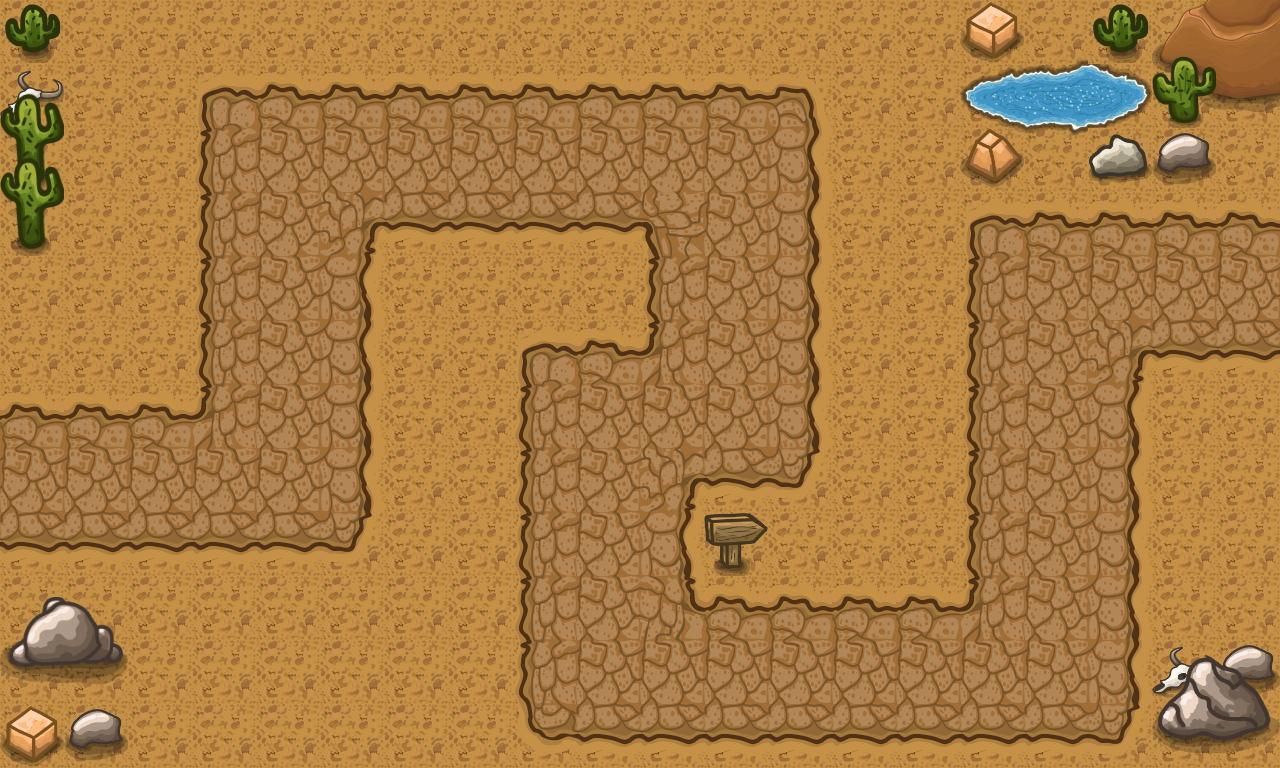

Rendered tile map (Tiled .tmx) drawn with the repository's tilesets; below, a short description and the full map source, tile grids included:
An orthogonal 20x12 tile map with 64x64 px tiles, 5 tile layers (Dirt, Pathing, Details 1, Details 2, ...), 1 hidden layer not drawn and 1 object.

<map version="1.9" tiledversion="1.9.2" orientation="orthogonal" renderorder="right-down" width="20" height="12" tilewidth="64" tileheight="64" infinite="0" nextlayerid="8" nextobjectid="2">
 <editorsettings>
  <export target="settings" format="json" />
 </editorsettings>
 <tileset firstgid="1" source="tileset.tsx" />
 <layer id="1" name="Dirt" width="20" height="12">
  <data encoding="csv">
16,16,16,16,16,16,16,16,16,16,16,16,16,16,16,16,16,16,16,16,
16,16,16,16,16,16,16,16,16,16,16,16,16,16,16,16,16,16,16,16,
16,16,16,16,16,16,16,16,16,16,16,16,16,16,16,16,16,16,16,16,
16,16,16,16,16,16,16,16,16,16,16,16,16,16,16,16,16,16,16,16,
16,16,16,16,16,16,16,16,16,16,16,16,16,16,16,16,16,16,16,16,
16,16,16,16,16,16,16,16,16,16,16,16,16,16,16,16,16,16,16,16,
16,16,16,16,16,16,16,16,16,16,16,16,16,16,16,16,16,16,16,16,
16,16,16,16,16,16,16,16,16,16,16,16,16,16,16,16,16,16,16,16,
16,16,16,16,16,16,16,16,16,16,16,16,16,16,16,16,16,16,16,16,
16,16,16,16,16,16,16,16,16,16,16,16,16,16,16,16,16,16,16,16,
16,16,16,16,16,16,16,16,16,16,16,16,16,16,16,16,16,16,16,16,
16,16,16,16,16,16,16,16,16,16,16,16,16,16,16,16,16,16,16,16
</data>
 </layer>
 <layer id="2" name="Pathing" width="20" height="12">
  <data encoding="csv">
0,0,0,0,0,0,0,0,0,0,0,0,0,0,0,0,0,0,0,0,
0,0,0,4,5,5,5,5,5,5,5,5,6,0,0,0,0,0,0,0,
0,0,0,18,19,19,19,19,19,19,19,19,20,0,0,0,0,0,0,0,
0,0,0,18,19,22,33,33,33,33,21,19,20,0,0,4,5,5,5,5,
0,0,0,18,19,20,0,0,0,0,18,19,20,0,0,18,19,19,19,19,
0,0,0,18,19,20,0,0,4,5,7,19,20,0,0,18,19,22,33,33,
5,5,5,7,19,20,0,0,18,19,19,19,20,0,0,18,19,20,0,0,
19,19,19,19,19,20,0,0,18,19,22,33,34,0,0,18,19,20,0,0,
33,33,33,33,33,34,0,0,18,19,20,0,0,0,0,18,19,20,0,0,
0,0,0,0,0,0,0,0,18,19,8,5,5,5,5,7,19,20,0,0,
0,0,0,0,0,0,0,0,18,19,19,19,19,19,19,19,19,20,0,0,
0,0,0,0,0,0,0,0,32,33,33,33,33,33,33,33,33,34,0,0
</data>
 </layer>
 <layer id="3" name="Details 1" width="20" height="12">
  <data encoding="csv">
49,0,0,0,0,0,0,0,0,0,0,0,0,0,0,45,120,49,127,128,
48,0,0,0,0,0,0,0,0,0,0,0,0,0,0,133,134,135,141,142,
0,0,0,0,0,0,0,0,0,0,0,0,0,0,0,147,148,43,46,0,
0,0,0,0,0,0,0,0,0,0,0,0,0,0,0,0,0,0,0,0,
0,0,0,0,0,0,0,0,0,0,0,0,0,0,0,0,0,0,0,0,
0,0,0,0,0,0,0,0,0,0,0,0,0,0,0,0,0,0,0,0,
0,0,0,0,0,0,0,0,0,0,0,0,0,0,0,0,0,0,0,0,
0,0,0,0,0,0,0,0,0,0,0,0,0,0,0,0,0,0,0,0,
0,0,0,0,0,0,0,0,0,0,0,47,0,0,0,0,0,0,0,0,
93,94,0,0,0,0,0,0,0,0,0,0,0,0,0,0,0,0,0,0,
107,108,0,0,0,0,0,0,0,0,0,0,0,0,0,0,0,0,48,46,
45,46,0,0,0,0,0,0,0,0,0,0,0,0,0,0,0,0,0,0
</data>
 </layer>
 <layer id="4" name="Details 2" width="20" height="12">
  <data encoding="csv">
0,0,0,0,0,0,0,0,0,0,0,0,0,0,0,0,0,0,58,0,
57,0,0,0,0,0,0,0,0,0,0,0,0,0,0,0,0,0,72,0,
71,0,0,0,0,0,0,0,0,0,0,0,0,0,0,44,0,0,0,0,
0,0,0,0,0,0,0,0,0,0,0,0,0,0,0,0,0,0,0,0,
0,0,0,0,0,0,0,0,0,0,0,0,0,0,0,0,0,0,0,0,
0,0,0,0,0,0,0,0,0,0,0,0,0,0,0,0,0,0,0,0,
0,0,0,0,0,0,0,0,0,0,0,0,0,0,0,0,0,0,0,0,
0,0,0,0,0,0,0,0,0,0,0,0,0,0,0,0,0,0,0,0,
0,0,0,0,0,0,0,0,0,0,0,0,0,0,0,0,0,0,0,0,
0,0,0,0,0,0,0,0,0,0,0,0,0,0,0,0,0,0,0,0,
0,0,0,0,0,0,0,0,0,0,0,0,0,0,0,0,0,0,87,88,
0,0,0,0,0,0,0,0,0,0,0,0,0,0,0,0,0,0,101,102
</data>
 </layer>
 <layer id="5" name="Details 3" width="20" height="12">
  <data encoding="csv">
0,0,0,0,0,0,0,0,0,0,0,0,0,0,0,0,0,0,0,0,
0,0,0,0,0,0,0,0,0,0,0,0,0,0,0,0,0,0,0,0,
57,0,0,0,0,0,0,0,0,0,0,0,0,0,0,0,0,0,0,0,
71,0,0,0,0,0,0,0,0,0,0,0,0,0,0,0,0,0,0,0,
0,0,0,0,0,0,0,0,0,0,0,0,0,0,0,0,0,0,0,0,
0,0,0,0,0,0,0,0,0,0,0,0,0,0,0,0,0,0,0,0,
0,0,0,0,0,0,0,0,0,0,0,0,0,0,0,0,0,0,0,0,
0,0,0,0,0,0,0,0,0,0,0,0,0,0,0,0,0,0,0,0,
0,0,0,0,0,0,0,0,0,0,0,0,0,0,0,0,0,0,0,0,
0,0,0,0,0,0,0,0,0,0,0,0,0,0,0,0,0,0,0,0,
0,0,0,0,0,0,0,0,0,0,0,0,0,0,0,0,0,0,0,0,
0,0,0,0,0,0,0,0,0,0,0,0,0,0,0,0,0,0,0,0
</data>
 </layer>
 <objectgroup id="6" name="Waypoints" visible="0">
  <object id="1" x="0" y="0">
   <polyline points="0,0 -183.263,481.387 285.219,473.644 286.509,153.579 738.213,156.161 736.923,411.696 602.702,410.405 606.574,677.556 1055.7,677.556 1051.82,282.638 1453.2,283.928" />
  </object>
 </objectgroup>
 <layer id="7" name="Placement Tiles" width="20" height="12" visible="0">
  <data encoding="csv">
0,14,0,14,0,14,0,14,0,14,0,14,0,14,0,0,0,0,0,0,
0,14,0,0,0,0,0,0,0,0,0,0,0,14,0,0,0,0,0,0,
0,14,0,0,0,0,0,0,0,0,0,0,0,14,0,0,0,0,0,0,
0,14,0,0,0,0,0,0,0,0,0,0,0,14,0,0,0,0,0,0,
0,14,0,0,0,0,14,0,14,0,0,0,0,14,0,0,0,0,0,0,
0,14,0,0,0,0,14,0,0,0,0,0,0,14,0,0,0,0,0,0,
0,0,0,0,0,0,14,0,0,0,0,0,0,14,0,0,0,0,14,0,
0,0,0,0,0,0,14,0,0,0,0,0,0,14,0,0,0,0,14,0,
0,0,0,0,0,0,14,0,0,0,0,0,0,14,0,0,0,0,14,0,
0,0,14,0,14,0,14,0,0,0,0,0,0,0,0,0,0,0,14,0,
0,0,14,0,14,0,14,0,0,0,0,0,0,0,0,0,0,0,0,0,
0,0,14,0,14,0,14,0,0,0,0,0,0,0,0,0,0,0,0,0
</data>
 </layer>
</map>
